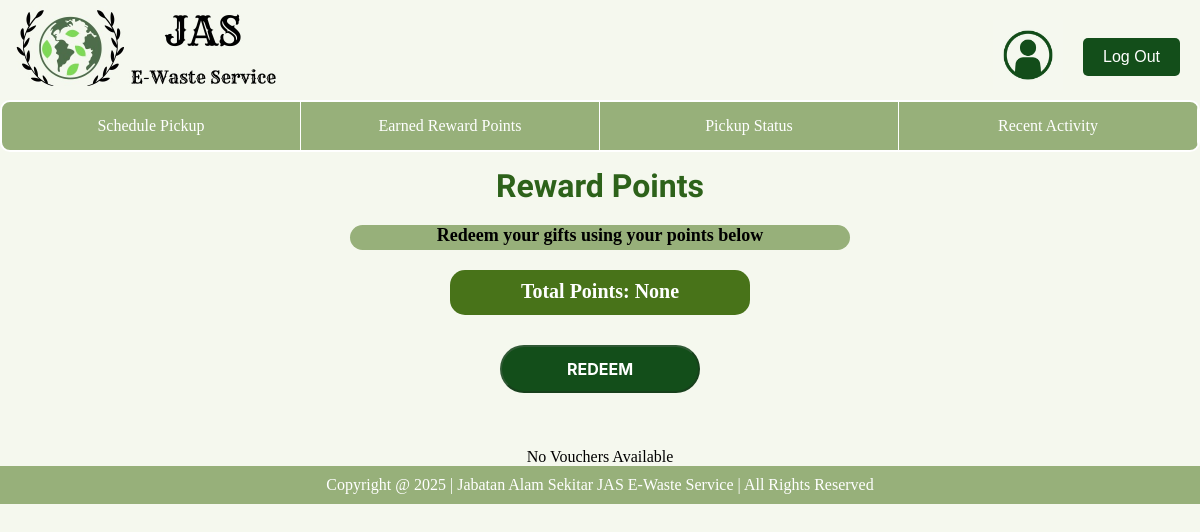
The app's page /customer/redeem_rewards/, older data.
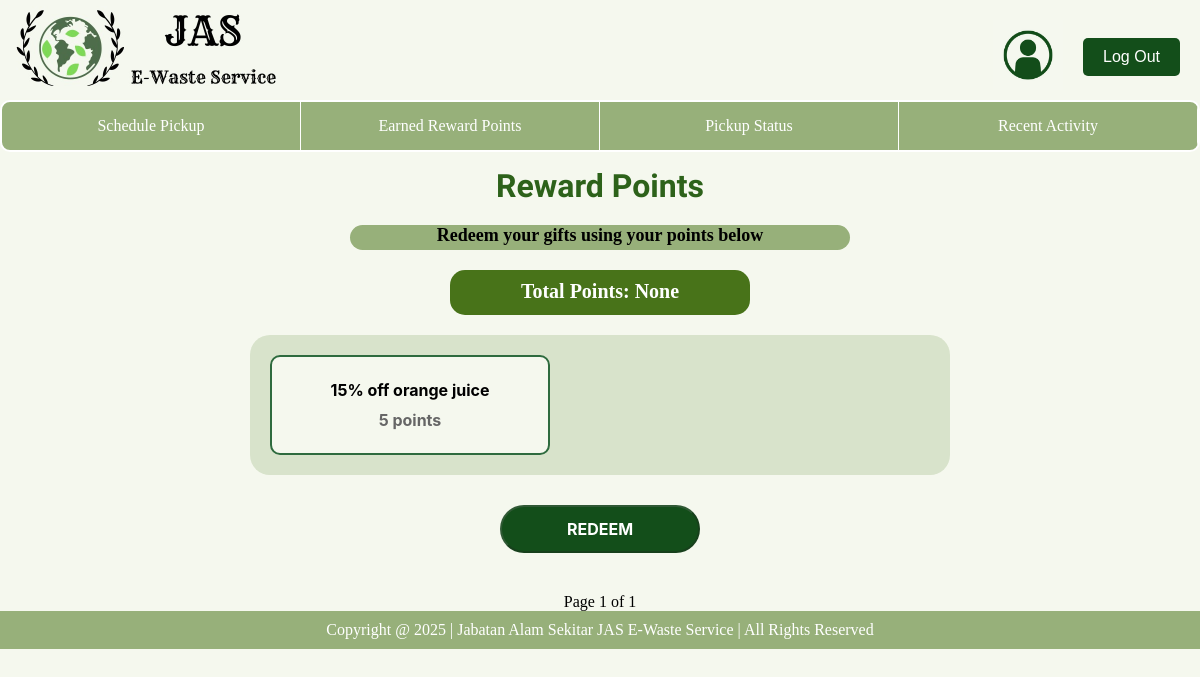
The same page, newer data.
### database/models.py (models this page shows, shortened)
class Voucher(models.Model):
    voucherID = models.CharField(primary_key=True, max_length=200)
    name = models.CharField(max_length=150)
    pointsRequired = models.IntegerField()
    quantity = models.IntegerField()

### customer/views.py (the view)
# urls.py: path('redeem_rewards/', redeem_rewards_page, name='redeem_rewards_page'), #Reward Points page
def redeem_rewards_page(request): # need to add paginator in the future to consider the case of too much voucher
    customerID = request.session.get('user_id')
    customerPoint = Customer.objects.filter(customerID=customerID).values_list('points', flat=True).first()
    vouchersAvailable = Voucher.objects.all().filter(quantity__gt=0).order_by('voucherID')
    pagination = Paginator(vouchersAvailable, 4)
    page = request.GET.get('page')
    vouchers = pagination.get_page(page)
    if not vouchers.object_list:
        return render(request, 'customer/redeemRewards.html', {"Empty": True, 'points':customerPoint})
    return render(request, 'customer/redeemRewards.html', {'vouchers':vouchers, 'points':customerPoint})

### customer/templates/customer/redeemRewards.html (shortened to what this page needs)
{% extends 'customer/base_customer.html' %}
{% load static %}
    {% block extra_css %}
    <link rel="stylesheet" href="{% static 'css/redeemRewards.css' %}">
    {% endblock %}
{%block content%}
<body>
<h1>Reward Points</h1>
<div class="small-box">
    <p>Redeem your gifts using your points below
</div>
<div class="points-box">
    <p>Total Points: {{points}}</p>
</div>
{% for voucher in vouchers %}
<div class="container">
    <div class="reward-box" data-rewardID="{{voucher.voucherID}}" data-points="{{voucher.pointsRequired}}">
        <p>{{voucher.name}}</p>
        <p class="points">{{voucher.pointsRequired}} points</p>
    </div>
</div>
{% endfor %}
<button type="submit" class="redeem" disabled>Redeem</button>
<div>
    {% if not Empty %}
        <span>Page {{ vouchers.number }} of {{ vouchers.paginator.num_pages }}</span>
    {% else %}
        <p>No Vouchers Available</p>
    {% endif %}
</div>
</body>
{% endblock %}

Row changes from the older to the newer data that the page shows:
added Voucher: name "15% off orange juice", pointsRequired "5"
Text that changed along with them:
{{ vouchers.number }}: (not shown) → "1"
{{ vouchers.paginator.num_pages }}: (not shown) → "1"
text no longer shown: "No Vouchers Available"
text now shown: "Page of"
